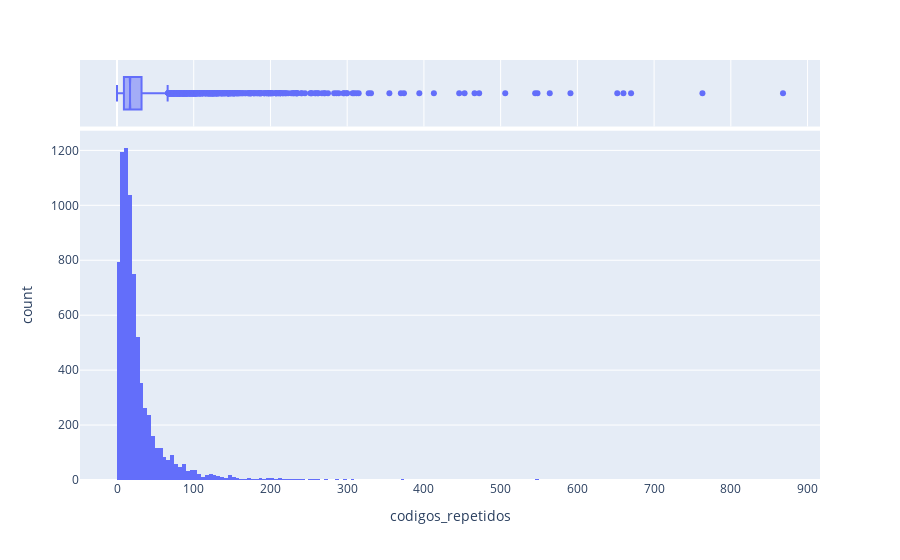

The cell this chart's notebook holds for it:
### Code cell
fig = px.histogram(agregacion_df_sub, x="codigos_repetidos",
                   marginal="box", # or violin, rug
                  )
fig.show()

### Figure 1 — Plotly figure (JSON) as saved in the notebook; plotly's stock layout.template omitted (floating-point values rounded to 4 significant figures; data arrays with more than 128 entries replaced by an {"elided": "..."} marker saying what was removed)
{"data": [{"alignmentgroup": "True", "bingroup": "x", "hovertemplate": "codigos_repetidos=%{x}<br>count=%{y}<extra></extra>", "legendgroup": "", "marker": {"color": "#636efa", "pattern": {"shape": ""}}, "name": "", "offsetgroup": "", "orientation": "v", "showlegend": false, "type": "histogram", "x": {"elided": "7537 int values"}, "xaxis": "x", "yaxis": "y"}, {"alignmentgroup": "True", "hovertemplate": "codigos_repetidos=%{x}<extra></extra>", "legendgroup": "", "marker": {"color": "#636efa"}, "name": "", "notched": true, "offsetgroup": "", "showlegend": false, "type": "box", "x": {"elided": "7537 int values"}, "xaxis": "x2", "yaxis": "y2"}], "layout": {"barmode": "relative", "legend": {"tracegroupgap": 0}, "margin": {"t": 60}, "xaxis": {"anchor": "y", "domain": [0, 1], "title": {"text": "codigos_repetidos"}}, "xaxis2": {"anchor": "y2", "domain": [0, 1], "matches": "x", "showgrid": true, "showticklabels": false}, "yaxis": {"anchor": "x", "domain": [0, 0.8316], "title": {"text": "count"}}, "yaxis2": {"anchor": "x2", "domain": [0.8416, 1], "matches": "y2", "showgrid": false, "showline": false, "showticklabels": false, "ticks": ""}}}
